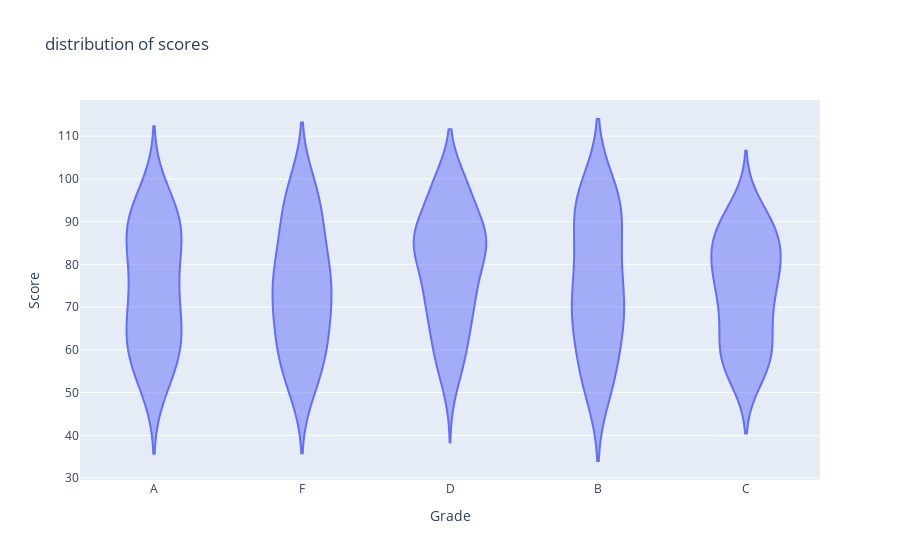

Notebook code cell kept with this figure:
### Code cell
#Q2. Using the Student Grades, create a violin plot to display the distribution of scores across different grade categories
np.random.seed(15)
data = {
    'Grade': np.random.choice(['A', 'B', 'C', 'D', 'F'], 200),
    'Score': np.random.randint(50, 100, 200)
}
df = pd.DataFrame(data)
fig=px.violin(df,x='Grade',y='Score',title='distribution of scores')
fig.show()

### Figure 1 — Plotly figure (JSON) as saved in the notebook; plotly's stock layout.template omitted (floating-point values rounded to 4 significant figures; data arrays with more than 128 entries replaced by an {"elided": "..."} marker saying what was removed)
{"data": [{"alignmentgroup": "True", "box": {"visible": false}, "hovertemplate": "Grade=%{x}<br>Score=%{y}<extra></extra>", "legendgroup": "", "marker": {"color": "#636efa"}, "name": "", "offsetgroup": "", "orientation": "v", "scalegroup": "True", "showlegend": false, "type": "violin", "x": {"elided": "200 str values"}, "x0": " ", "xaxis": "x", "y": {"elided": "200 int values"}, "y0": " ", "yaxis": "y"}], "layout": {"autosize": true, "legend": {"tracegroupgap": 0}, "title": {"text": "distribution of scores"}, "violinmode": "group", "xaxis": {"anchor": "y", "autorange": true, "domain": [0, 1], "range": [-0.5, 4.5], "title": {"text": "Grade"}, "type": "category"}, "yaxis": {"anchor": "x", "autorange": true, "domain": [0, 1], "range": [29.54, 118.5], "title": {"text": "Score"}, "type": "linear"}}}
